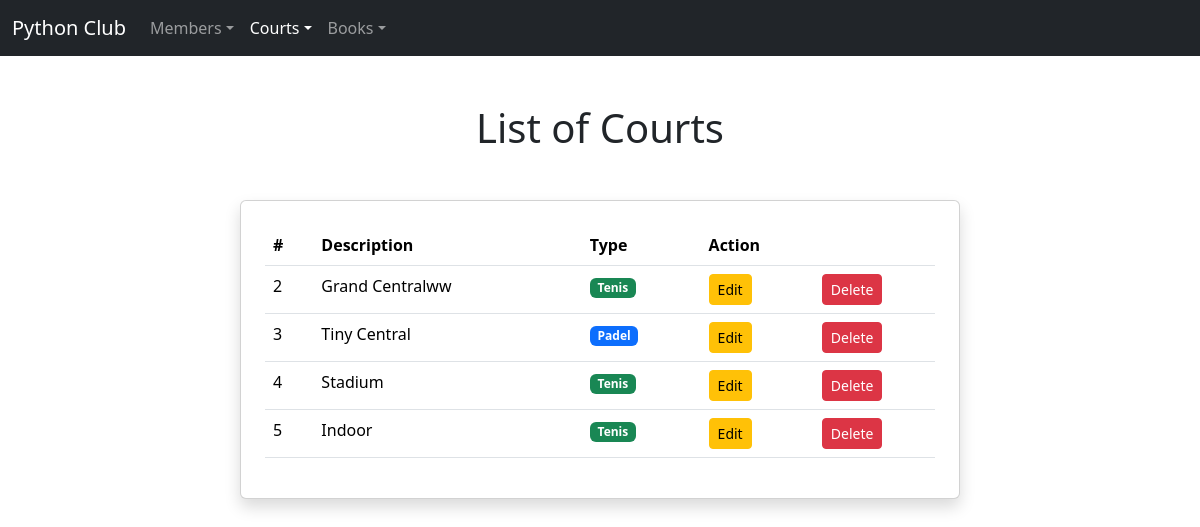
The page /courts/ on the database its author committed.
### club/models.py (models this page shows, shortened)
class Court(models.Model):
    TYPES = [
        ('t', 'Tenis'),
        ('p', 'Pádel'),
    ]
    id = models.AutoField(primary_key=True)
    description = models.CharField(max_length=50)
    type = models.CharField(max_length=1, choices=TYPES)

### club/views.py (the view)
# urls.py: path('courts/', views.court_all, name='court_all'),
def court_all(request):
    courts = Court.objects.all()
    return render(request, 'court/court_All.html', {'courts': courts})

### club/templates/court/court_All.html (shortened to what this page needs)
{% extends 'base.html' %}
{% block content %}
<h1 class="text-center mb-4">List of Courts</h1>
<div class="container mt-5">
  <div class="row justify-content-center">
    <div class="col-md-8">
      <div class="card shadow p-4">
        <table class="table">
          <thead>
            <tr>
              <th scope="col">#</th>
              <th scope="col">Description</th>
              <th scope="col">Type</th>
              <th scope="col">Action</th>
            </tr>
          </thead>
          <tbody>
            {% for court in courts %}
            <tr>
              <td>{{ court.id }}</td>
              <td>{{ court.description }}</td>
              <td>
                {% if court.type == 'p' %}
                <span class="badge bg-primary">Padel</span>
                {% else %}
                <span class="badge bg-success">Tenis</span>
                {% endif %}
              </td>
              <td>
                <div class="row g-2">
                  <div class="col">
                    <a href="{% url 'court_edit' court.id %}" class="btn btn-warning btn-sm btn-rounded">Edit</a>
                  </div>
                  <div class="col">
                    <button type="button" class="btn btn-danger btn-sm btn-rounded" data-bs-toggle="modal" data-bs-target="#confirmDelete{{ court.id }}">Delete</button>
                  </div>
                </div>
              </td>
            </tr>
            {% endfor %}
          </tbody>
        </table>
      </div>
    </div>
  </div>
</div>
{% endblock %}

### rows shown on the page
Court: id "2", description "Grand Centralww", type "Tenis"
Court: id "3", description "Tiny Central", type "Padel"
Court: id "4", description "Stadium", type "Tenis"
Court: id "5", description "Indoor", type "Tenis"
